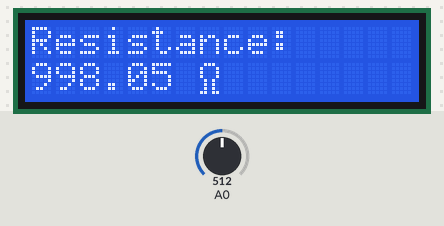
A sketch run on a simulated Arduino Uno, built with avr-gcc and run on an emulated ATmega328P. Shown: 16×2 character LCD. The test bench sets the inputs (shaded band); at power-on: A0 = 512. What the sketch prints to the serial monitor is not drawn.

Above: at 1.2 s.
1.3 s: A0 set to 0
At 1.9 s:
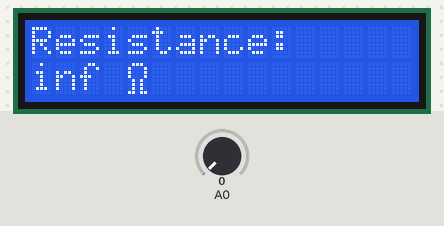
2.8 s: A0 set to 122
At 3.8 s:
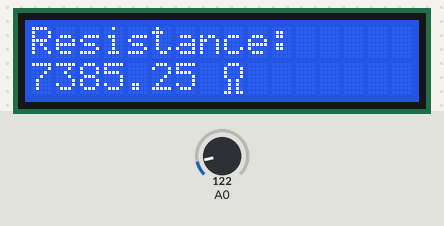
4.3 s: A0 set to 499
At 5.5 s:
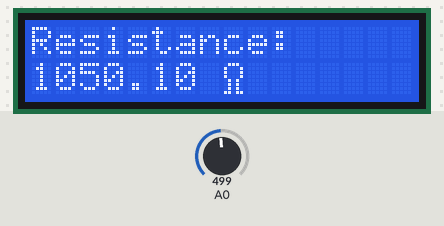
5.8 s: A0 set to 529
At 6.3 s:
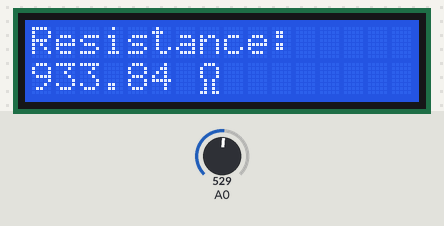
Timing chart, 0 to 8.3 s (numbered marks = the images above; inputs shaded):
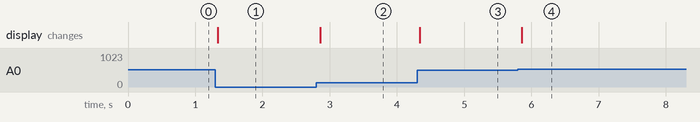

The sketch:

02_-_Ohmmeter_with_LCD.ino
```cpp
/*
  LCD Ohmmeter

  This program reads the bit value recieved on pin A0 and converts it to a resistance value. This resistance value is then displayed on the Serial Monitor and the LCD.

  This program makes use of #include, LiquidCrystal.h, const, int, LiquidCrystal, lcd, byte, Serial.begin, lcd.begin, lcd.createChar, lcd.home, analogRead, Serial.print, float, lcd.setCursor, lcd.print, and lcd.write.
*/

// Initialize the liquid crystal library
#include <LiquidCrystal.h>

// Variables
const int rs = 12, en = 11, d4 = 5, d5 = 4, d6 = 3, d7 = 2; // Creates variables to make it easier to identify Liquid Crystal pins by associating them with Arduino Pins
LiquidCrystal lcd(rs, en, d4, d5, d6, d7); // Initialize the Arduino pins as LiquidCrystal pins

// Creates a byte called "omega" containing the pixel data of the ohms symbol
byte omega[] = {
  B01110,
  B10001,
  B10001,
  B10001,
  B01010,
  B01010,
  B01010,
  B11011
};

void setup() {
  Serial.begin(9600); // Sets the data rate in bits per second (baud) for serial data transmission
  lcd.begin(16, 2); // Set up the LCD's number of columns and rows
  lcd.createChar(0, omega); // Creates character 0 and gives it the pixel data of the byte called "omega"
  lcd.home(); // Positions the cursor in the upper-left of the LCD
  lcd.setCursor(0, 0); // Sets the LCD's cursor to the first row of the LCD
  lcd.print("Resistance:"); // Prints in the LCD the text "Resistance:"
}

void loop() {
  int val = analogRead(A0); // Creates a variable called "val" and have it gain the value of the analog read value of pin A0
  Serial.print("Bit Value: "); // Print in the serial monitor the text "Bit Value: "
  Serial.print(val); // Prints in the serial monitor the value of the variable "val"

  float volt = val/204.6; // Creates a variable called "volt" and have it gain the quotient of the variable "val" and 204.6
  float resistance = (1000*((5/volt)-1)); // Creates a variable called "resistance" and have it gain the value of the computed resistance

  Serial.print(" Resistance: "); // Print in the serial monitor the text " Resistance: "
  Serial.print(resistance); // Prints in the serial monitor the value of the variable "resistance"

  lcd.setCursor(0, 1); // Sets the LCD's cursor to the first row of the LCD
  lcd.print(resistance); // Prints in the LCD the value of the variable "resistance"
  lcd.print(" "); // Print in the LCD the text " "
  lcd.write(byte(0)); // Prints in the LCD character 0
  lcd.print("     "); // Print in the LCD the text "     "
}
```

Measured:
- after the input at 1.3 s, the display: changes at once (image 1)
- after the input at 2.8 s, the display: changes after 0.06 s (image 2)
- after the input at 4.3 s, the display: changes at once (image 3)
- after the input at 5.8 s, the display: changes after 0.06 s (image 4)
